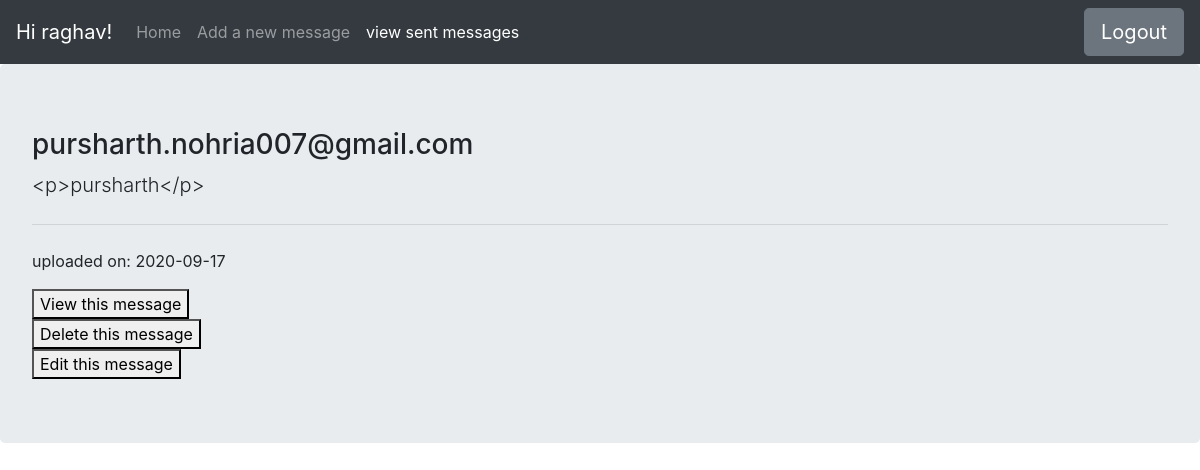
Page /viewall.html (signed in) on the earlier database version.
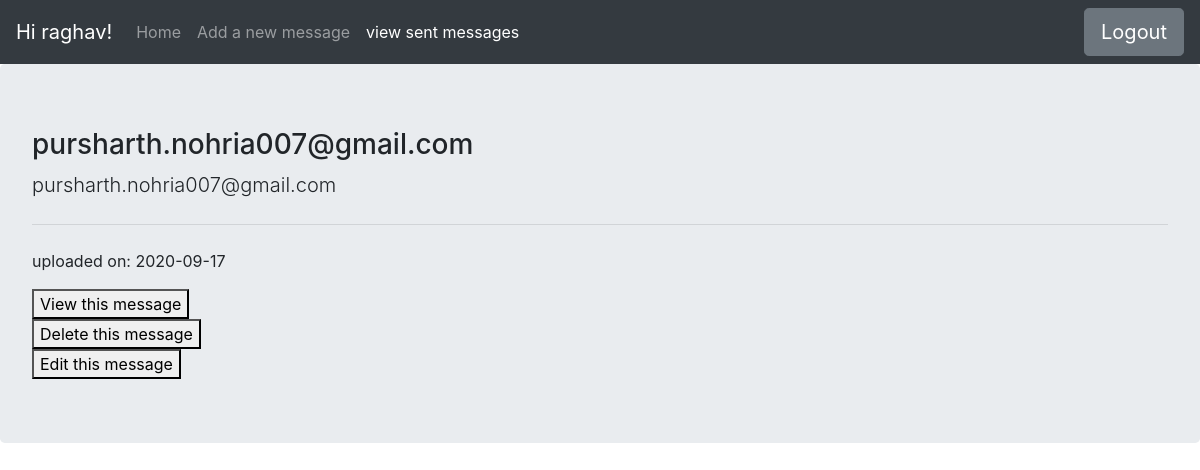
Same page on the later database version.
### tables this page shows
CREATE TABLE messages (message_id INTEGER PRIMARY KEY,user_id int,recipient_id int,date_sent date,content text);

### server.py (the view)
@app.route('/viewall.html')
def viewall():
    data = backend.display_user_posts(session['user_pk'])
    if 'user_id' in session:
        return render_template('viewall.html',data=data,name=session['user_id'])
    else:
        return redirect('/index.html')

### backend.py (called while the page is built)
def display_user_posts(user_pk):
    conn = sqlite3.connect('messaging.db')
    cur = conn.cursor()
    cur.execute("Select * from messages where user_id={}".format(user_pk))
    rows = cur.fetchall()
    conn.close()
    return rows

### templates/viewall.html (shortened to what this page needs)
<!doctype html>
<html lang="en">
  <head>
    <link rel="stylesheet" href="https://stackpath.bootstrapcdn.com/bootstrap/4.5.1/css/bootstrap.min.css">
  </head>
  <body>
    <nav class="navbar navbar-expand-lg navbar-dark bg-dark">
  <a class="navbar-brand" href="#">Hi {{name}}!</a>
  <div class="collapse navbar-collapse" id="navbarText">
    <ul class="navbar-nav mr-auto">
      <li class="nav-item">
        <a class="nav-link" href="./dashboard.html">Home</a>
      </li>
      <li class="nav-item">
        <a class="nav-link" href="./newmessage.html">Add a new message</a>
      </li>
      <li class="nav-item active">
        <a class="nav-link" href="">view sent messages<span class="sr-only">(current)</span></a>
      </li>
    </ul>
    <form action='logout' method='post'>
    <button type="submit" class="btn btn-secondary btn-lg">Logout</button>
    </form>
  </div>
</nav>
{% for post in data %}
  <div class="jumbotron">
  <h3 class="display-5">{{post[2]}}</h3>
  <p class="lead">{{post[4]}}</p>
  <hr class="my-4">
  <p> uploaded on: {{post[3]}}</p>
  <form action="viewthispost/{{post[0]}}" method="post">
    <button>View this message</button>
  </form>
  <form action="deletepost/{{post[0]}}" method="post">
    <button>Delete this message</button>
  </form>
  <form>
    <button>Edit this message</button>
  </form>
</div>
{% endfor %}
  </body>
</html>

Differences in the rows shown:
changed messages "pursharth.nohria007@gmail.com": content "<p>pursharth</p>" → "pursharth.nohria007@gmail.com"
